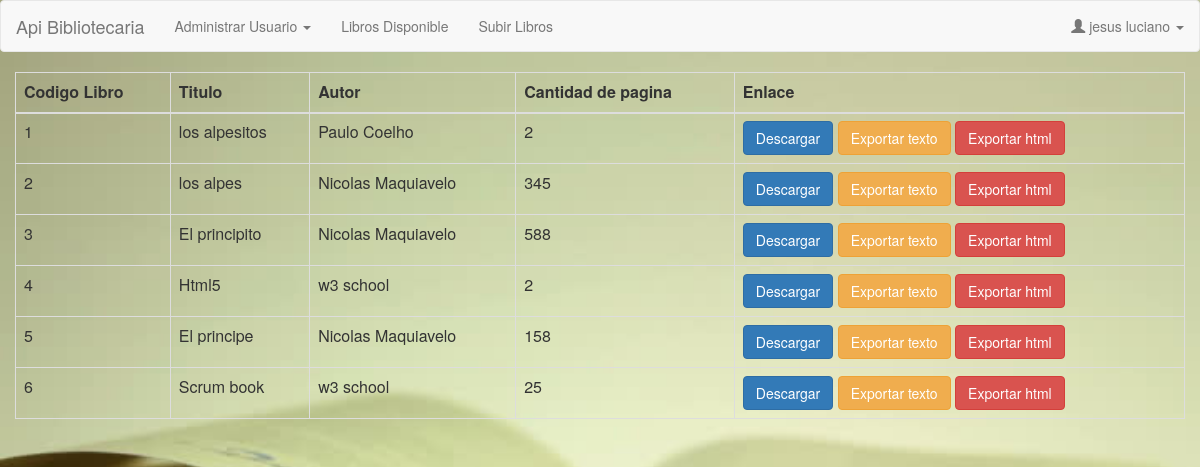
The app's page /LibrosDisponible.php (signed in) with its own data.
### tables this page shows
CREATE TABLE `libro` (
  `id` int(11) NOT NULL AUTO_INCREMENT,
  `titulo` varchar(45) DEFAULT NULL,
  `id_autores` int(25) DEFAULT NULL,
  `cant_pag` int(30) DEFAULT NULL,
  `url` text,
  PRIMARY KEY (`id`)
);

CREATE TABLE `Autores` (
  `Id_autores` int(11) NOT NULL AUTO_INCREMENT,
  `Nombre` varchar(45) NOT NULL,
  PRIMARY KEY (`Id_autores`)
);

### LibrosDisponible.php (the view, shortened to what this page needs)
<?php
include "Header.php";
$conexion = new Conexion();
$result = $conexion ->query("Select * from libro ");
while($row = $result->fetch_array())
{
$rows3[] = $row;
}
?>
<div class="row">
<table class="table table-bordered">
  <thead class="thead-dark">
    <tr>
      <th scope="col">Codigo Libro</th>
      <th scope="col">Titulo</th>
      <th scope="col">Autor</th>
      <th scope="col">Cantidad de pagina</th>
      <th scope="col"> Enlace </th>
    </tr>
  </thead>
  <tbody>
    <tr>
    <?php
foreach($rows3 as $row2)
{
    $resultautores = $conexion ->query("Select Nombre from Autores where Id_autores ='".$row2['id_autores'] ."' ");
    $rowautores = $resultautores->fetch_array();
    echo "<tr>";
    echo "<td>" . $row2['id'] . "</td>";
    echo "<td>" . $row2['titulo'] . "</td>";
    echo "<td>" . $rowautores['Nombre'] . "</td>";
    echo "<td>" . $row2['cant_pag'] . "</td>";
    echo "<td>"
    ."<button type='btn' class='btn btn-primary'>Descargar</button>
    <button type='button' class='btn btn-warning btntext' id='etexto' url='".$row2['url']."' >Exportar texto</button>
    <button type='button' class='btn btn-danger'>Exportar html</button>
    "."</td>";
}?>
    </tr>
  </tbody>
</table>
</div>
<?php
include "Footer.php";
?>

### Header.php (shortened to what this page needs)
<html>
<head>
<link rel="stylesheet" href="./Assets/css/bootstrap.min.css"/>
<link rel="stylesheet" href="./Assets/css/style.css"/>
</head>
<body>
<nav class="navbar navbar-default">
  <div class="container-fluid">
    <div class="navbar-header">
      <a class="navbar-brand" href="#">Api Bibliotecaria</a>
    </div>
    <ul class="nav navbar-nav">
   <?php if($_SESSION['Rol_usuario'] == 1){?>
        <li class="dropdown">
          <a href="#" class="dropdown-toggle" data-toggle="dropdown" role="button" aria-haspopup="true" aria-expanded="false">Administrar Usuario <span class="caret"></span></a>
          <?php }?>
              <li><a href="./LibrosDisponible.php">Libros Disponible</a></li>
               <li><a href="./Upload.php">Subir Libros</a></li>
   </li>
    </ul>
        <ul class="nav navbar-nav navbar-right">
        <li class="dropdown">
          <a href="#" class="dropdown-toggle" data-toggle="dropdown" role="button" aria-haspopup="true" aria-expanded="false"><span class="glyphicon glyphicon-user"></span><?php echo "   ". $_SESSION['nombre_usuario'];?> <span class="caret"></span></a>
    </ul>
  </div>
</nav>
<div class="container">

### Footer.php
</div>
</body>
</html>

### Assets/css/style.css (style rules this page uses)
body { background-image: url("../Images/1.jpg"); -webkit-background-size: cover; -moz-background-size: cover; -o-background-size: cover; background-size: cover; }

### records on screen
libro: id "1", titulo "los alpesitos", id_autores.Nombre "Paulo Coelho", cant_pag "2"
libro: id "2", titulo "los alpes", id_autores.Nombre "Nicolas Maquiavelo", cant_pag "345"
libro: id "3", titulo "El principito", id_autores.Nombre "Nicolas Maquiavelo", cant_pag "588"
libro: id "4", titulo "Html5", id_autores.Nombre "w3 school", cant_pag "2"
libro: id "5", titulo "El principe", id_autores.Nombre "Nicolas Maquiavelo", cant_pag "158"
libro: id "6", titulo "Scrum book", id_autores.Nombre "w3 school", cant_pag "25"

### other values on screen
$_SESSION['nombre_usuario'] "jesus luciano"
